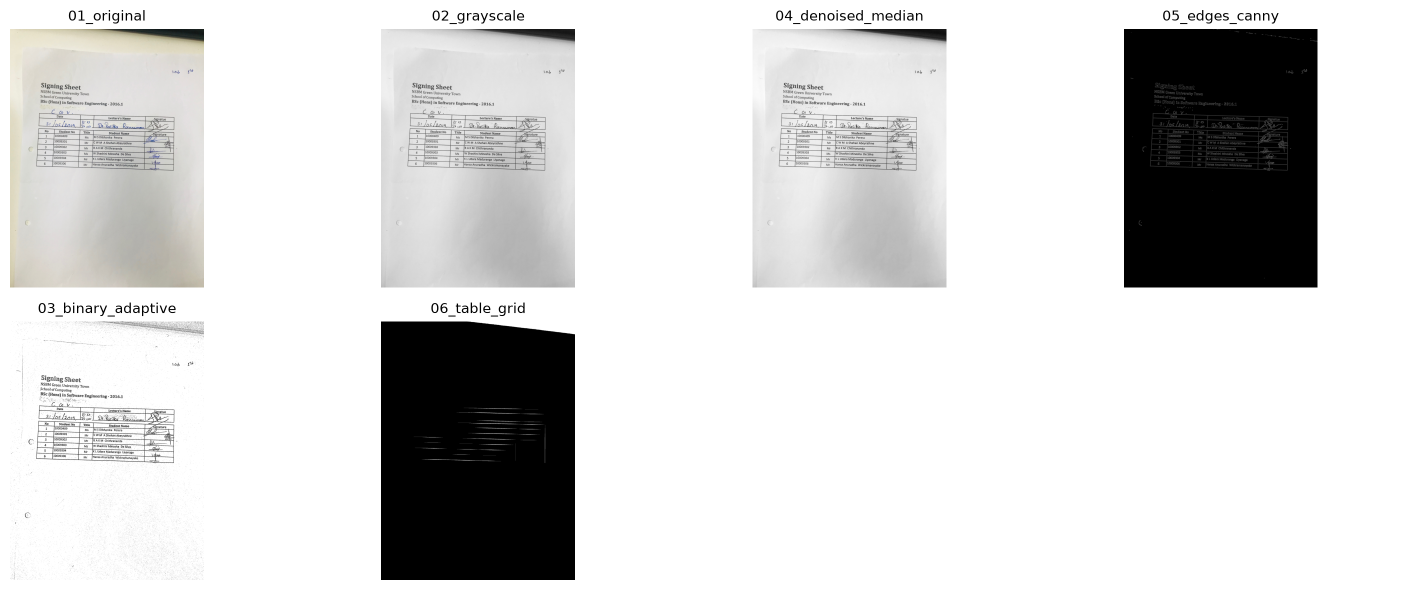
#> input picture reports/progress_grid.png, 2817 x 1180 px (shown at 1/2 size)
$ python -i investigate.py   (imports and definitions only)   (older library calls are emulated)
#> lines starting #> are read from the running program, lines starting #| are printed output that depends on the picture; after the words box and inside, x2 and y2 are one past the last pixel; in counts of white or black regions, pixels touching at a corner belong together
#> further down, picture is the input picture: shape (1180, 2817, 3); mean B, G, R 214.7, 215.1, 215.2
### src/logger.py
"""
Logging Configuration Module
Author: Member 1 - Project Lead
"""

import logging
import sys
import os
from datetime import datetime


def setup_logger(name, log_file=None, level=logging.INFO):
    """
    Setup logger with console and file handlers

    Args:
        name: Logger name
        log_file: Path to log file (optional)
        level: Logging level

    Returns:
        logging.Logger: Configured logger
    """
    # Create logs directory if it doesn't exist
    os.makedirs('logs', exist_ok=True)

    # Create logger
    logger = logging.getLogger(name)
    logger.setLevel(level)

    # Avoid duplicate handlers
    if logger.hasHandlers():
        logger.handlers.clear()

    # Don't pass records to the root logger as well, otherwise anything that
    # calls logging.basicConfig() makes every message appear twice.
    logger.propagate = False

    # Create formatter
    formatter = logging.Formatter(
        '%(asctime)s - %(name)s - %(levelname)s - %(message)s',
        datefmt='%Y-%m-%d %H:%M:%S'
    )

    # Console handler (outputs to terminal)
    console_handler = logging.StreamHandler(sys.stdout)
    console_handler.setFormatter(formatter)
    logger.addHandler(console_handler)

    # File handler (outputs to log file)
    if log_file is None:
        timestamp = datetime.now().strftime('%Y%m%d')
        log_file = f"logs/sams_{timestamp}.log"

    try:
        file_handler = logging.FileHandler(log_file, encoding='utf-8')
        file_handler.setFormatter(formatter)
        logger.addHandler(file_handler)
    except Exception as e:
        logger.warning(f"Could not create file handler: {e}")

    return logger


# [11 lines left out: function get_logger, not called in this run]


# Test the logger (runs when file is executed directly)
# [7 lines that do not run on import are left out]

### investigate.py
"""
Student Signature Investigation

Compares the same student's signatures across multiple attendance sheets
using SSIM, SIFT and ORB image-similarity methods.

This module uses the existing OCR and Signature Detection modules without
modifying them.

Usage:
    python investigate.py 10000409 data/info.xml data/sample_images/

Example:
    python investigate.py 10000409 data/info.xml data/sample_images/
"""

import argparse
import cv2
import numpy as np
from skimage.metrics import structural_similarity as ssim
import sys
import os
import json
from datetime import datetime
from pathlib import Path

# Add project root to Python path
PROJECT_ROOT = os.path.dirname(os.path.abspath(__file__))
sys.path.insert(0, PROJECT_ROOT)

from src.ocr.ocr_extractor import OCRExtractor
from src.detection.signature_detector import SignatureDetector
from src.logger import setup_logger


class SignatureInvestigator:
    """Investigate and compare a student's signatures across attendance sheets."""

    #: Signatures are normalised onto this canvas before comparison.
    CANVAS_SIZE = (384, 192)
    #: Hamming distance below which an ORB descriptor pair counts as a match.
    ORB_MAX_DISTANCE = 40

    # Weights and threshold calibrated on the five sample sheets: 45 genuine
    # pairs against 280 impostor pairs, giving AUC 0.73 at the equal-error
    # point (~31% false accepts, ~29% false rejects).
    SSIM_WEIGHT = 0.2
    SIFT_WEIGHT = 0.2
    ORB_WEIGHT = 0.6
    MATCH_THRESHOLD = 31.5

    def __init__(self):
        self.logger = setup_logger('investigator')

        self.signature_storage = 'data/signatures/'
        os.makedirs(self.signature_storage, exist_ok=True)

        self.logger.info("Signature Investigator initialized")

    # ------------------------------------------------------------------
    # Student information
    # ------------------------------------------------------------------

    # [269 lines left out: functions get_students_from_xml, get_image_files, extract_signatures_from_sheet, not called in this run]

    # ------------------------------------------------------------------
    # Signature preprocessing
    # ------------------------------------------------------------------

    def preprocess_signature(self, signature_image):
        """
        Preprocess signature image before comparison.

        Args:
            signature_image: Input signature image.

        Returns:
            Tuple containing grayscale/processed image and binary image.
        """

        if signature_image is None:
            return None, None

        if signature_image.size == 0:
            return None, None

        # Convert to grayscale if necessary.
        if len(signature_image.shape) == 3:
            gray = cv2.cvtColor(
                signature_image,
                cv2.COLOR_BGR2GRAY
            )
        else:
            gray = signature_image.copy()

        _, binary = cv2.threshold(
            gray,
            0,
            255,
            cv2.THRESH_BINARY + cv2.THRESH_OTSU
        )
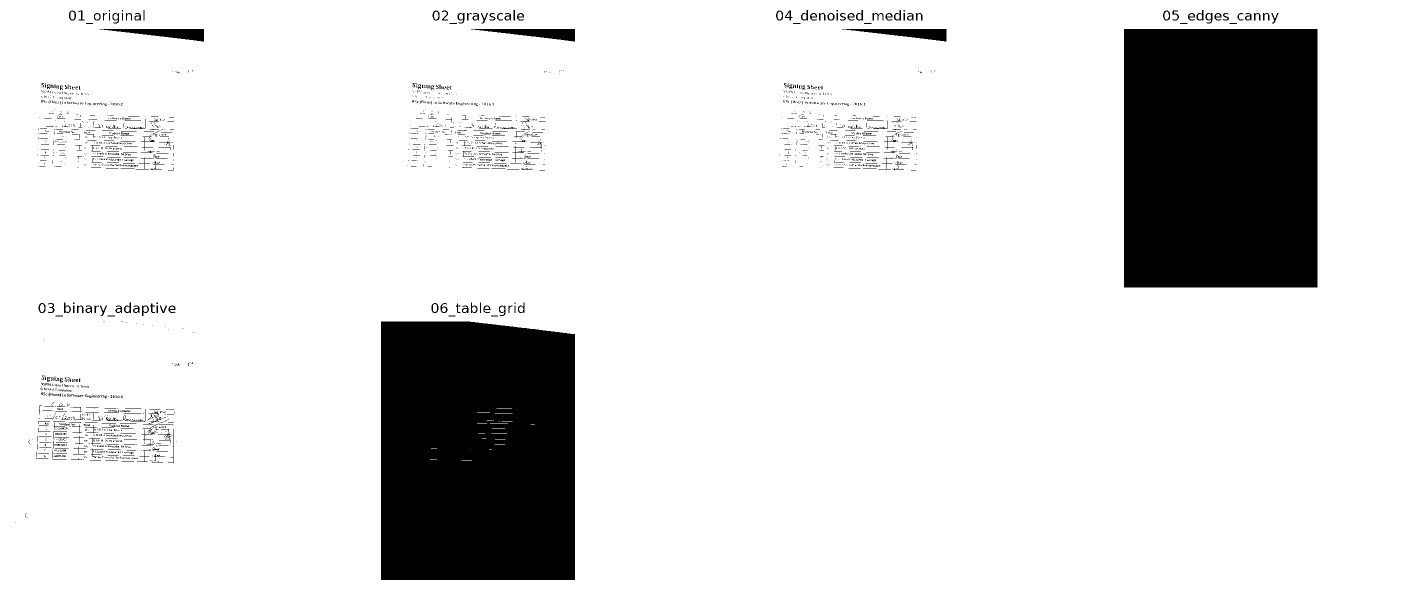
#> binary: shape (1180, 2817) (shown at 1/2 size); 87.1% white; 2518 black regions (2214 under 20 px), largest, box (x1, y1, x2, y2) and area: (2248, 58, 2635, 575) 200079, (762, 643, 1150, 1160) 197554, (199, 58, 408, 83) 2650

        # Make sure signature strokes are white.
        if np.mean(binary) > 127:
            binary = cv2.bitwise_not(binary)
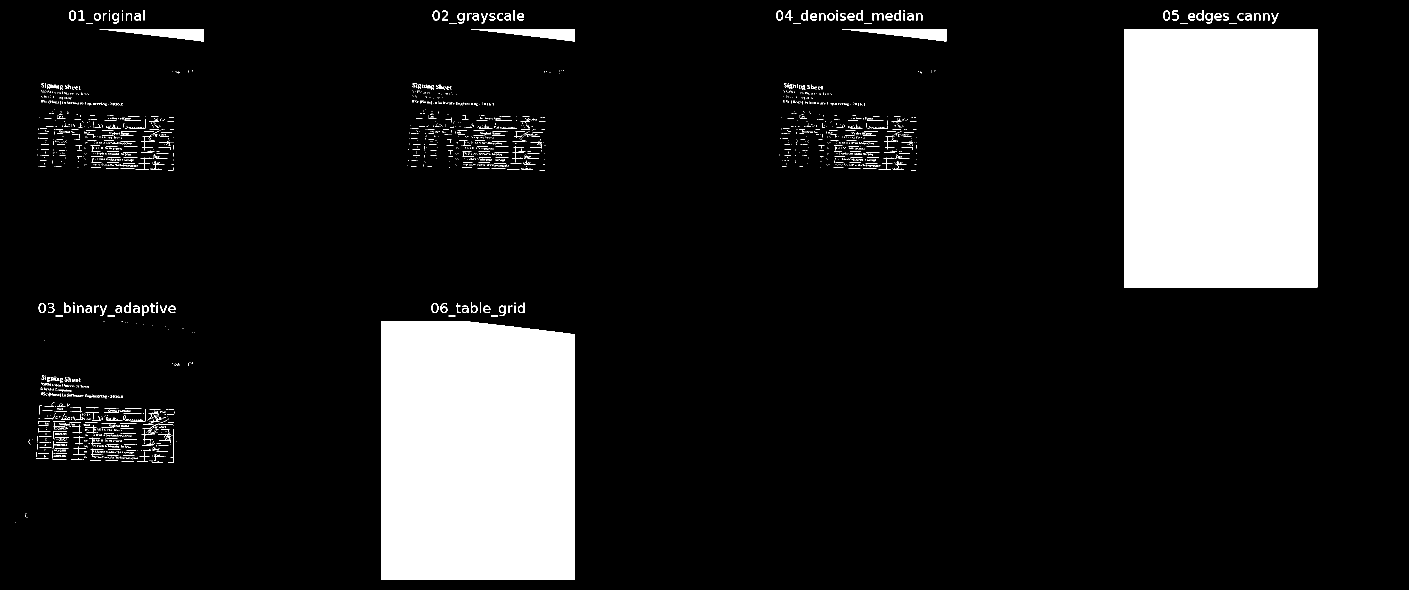
#> binary: shape (1180, 2817) (shown at 1/2 size); 12.9% white; 2518 white regions (2214 under 20 px), largest, box (x1, y1, x2, y2) and area: (2248, 58, 2635, 575) 200079, (762, 643, 1150, 1160) 197554, (199, 58, 408, 83) 2650

        kernel = np.ones(
            (2, 2),
            np.uint8
        )

        binary = cv2.morphologyEx(
            binary,
            cv2.MORPH_CLOSE,
            kernel
        )
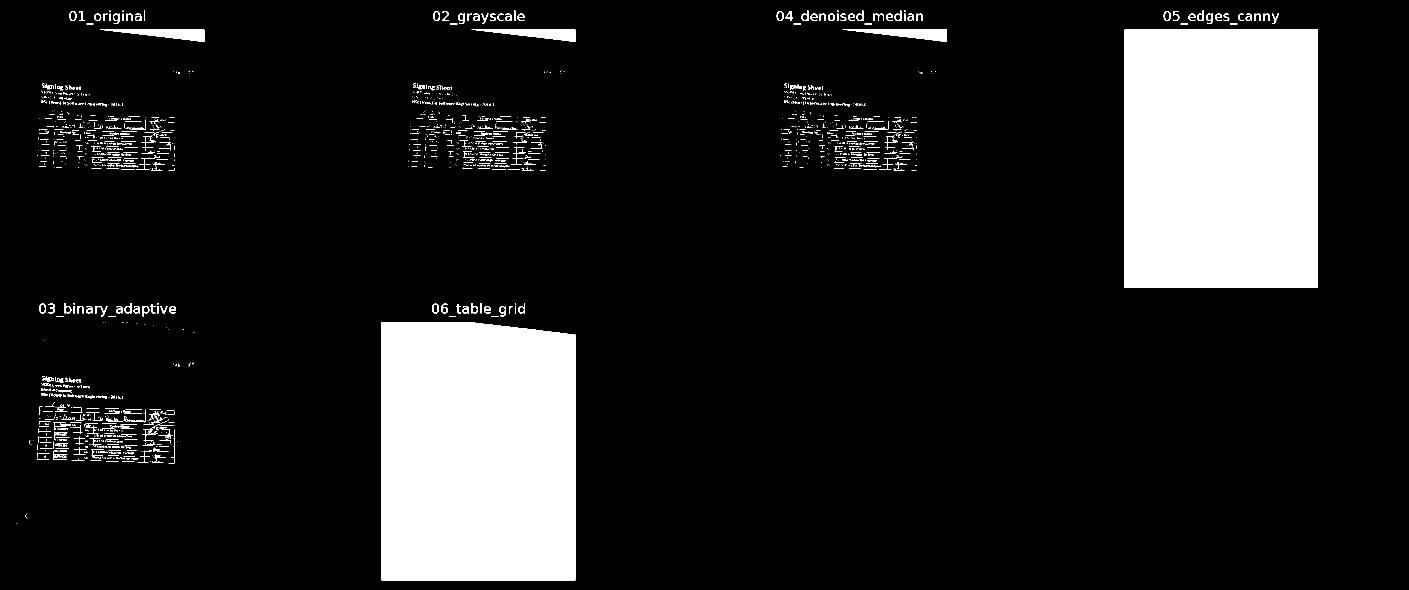
#> binary: shape (1180, 2817) (shown at 1/2 size); 13% white; 1502 white regions (1117 under 20 px), largest, box (x1, y1, x2, y2) and area: (2249, 59, 2636, 576) 200079, (763, 644, 1151, 1161) 197924, (200, 59, 409, 84) 2650

        # Crop to the strokes, so position and padding in the cell are ignored.
        points = cv2.findNonZero(binary)
#> points = contour of 431187 points, box (x1, y1, x2, y2) (32, 21, 2636, 1161), area 821084

        if points is None:
            return None, None

        x, y, w, h = cv2.boundingRect(points)
#> x = 32; y = 21; w = 2604; h = 1140

        if w < 3 or h < 3:
            return None, None

        ink = binary[y:y + h, x:x + w]
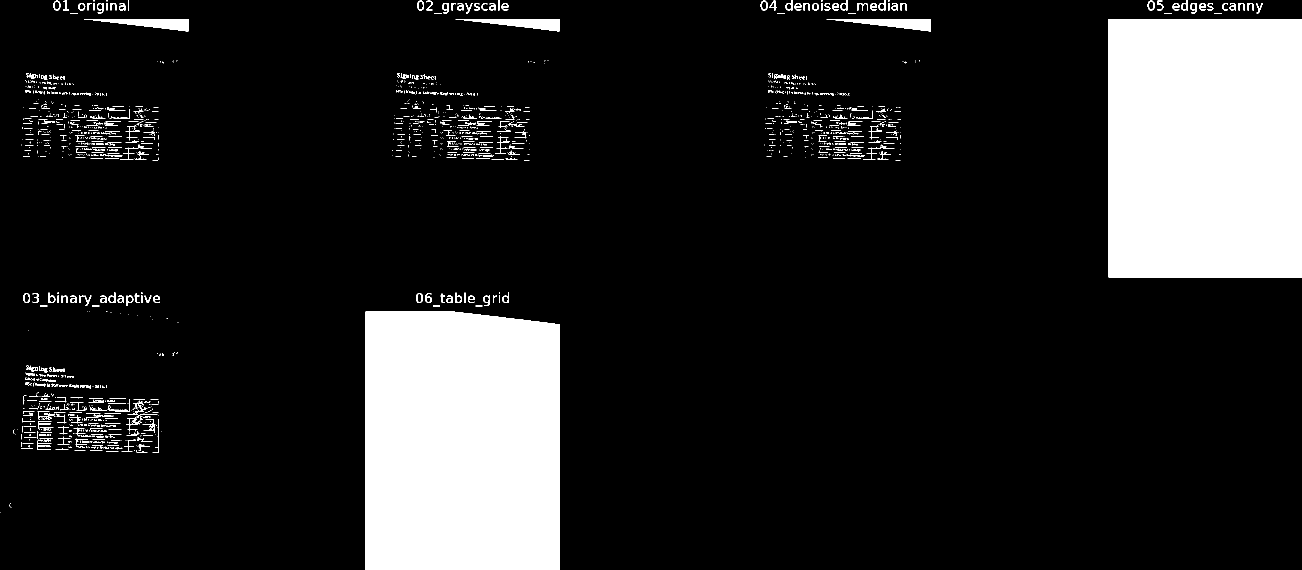
#> ink: shape (1140, 2604) (shown at 1/2 size); 14.5% white; 1502 white regions (1117 under 20 px), largest, box (x1, y1, x2, y2) and area: (2217, 38, 2604, 555) 200079, (731, 623, 1119, 1140) 197924, (168, 38, 377, 63) 2650

        # Scale onto a fixed canvas, preserving aspect ratio so the stroke
        # shape is compared rather than a stretched version of it.
        canvas_w, canvas_h = self.CANVAS_SIZE
        scale = min(canvas_w / w, canvas_h / h)
#> scale = 0.147
        new_w = max(1, int(w * scale))
#> new_w = 384
        new_h = max(1, int(h * scale))
#> new_h = 168

        resized = cv2.resize(
            ink,
            (new_w, new_h),
            interpolation=cv2.INTER_AREA
        )
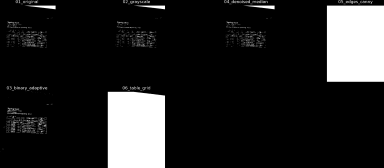
#> resized: shape (168, 384); min 0, max 255, mean 37

        normalized = np.zeros((canvas_h, canvas_w), np.uint8)
        offset_x = (canvas_w - new_w) // 2
#> offset_x = 0
        offset_y = (canvas_h - new_h) // 2
#> offset_y = 12
        normalized[offset_y:offset_y + new_h, offset_x:offset_x + new_w] = resized
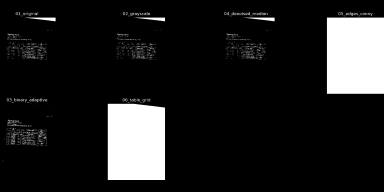
#> normalized: shape (192, 384); min 0, max 255, mean 32.4

        return normalized, normalized

    # ------------------------------------------------------------------
    # SSIM comparison
    # ------------------------------------------------------------------

    # [839 lines left out: functions compare_ssim, compare_feature_matching, compare_two_signatures, investigate_student, generate_report, main, not called in this run]


# [2 lines not run here, left out]

>>> import cv2
>>> picture = cv2.imread('reports/progress_grid.png')
>>> result = SignatureInvestigator().preprocess_signature(picture)
